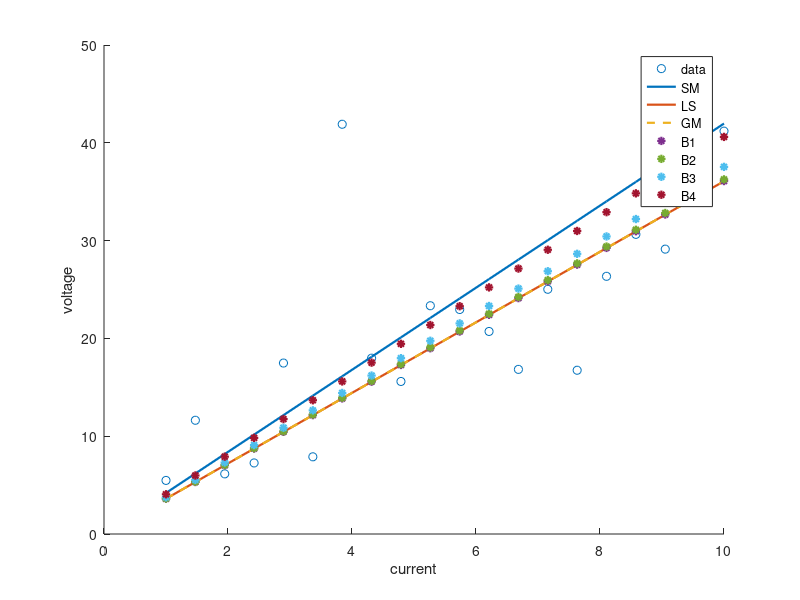
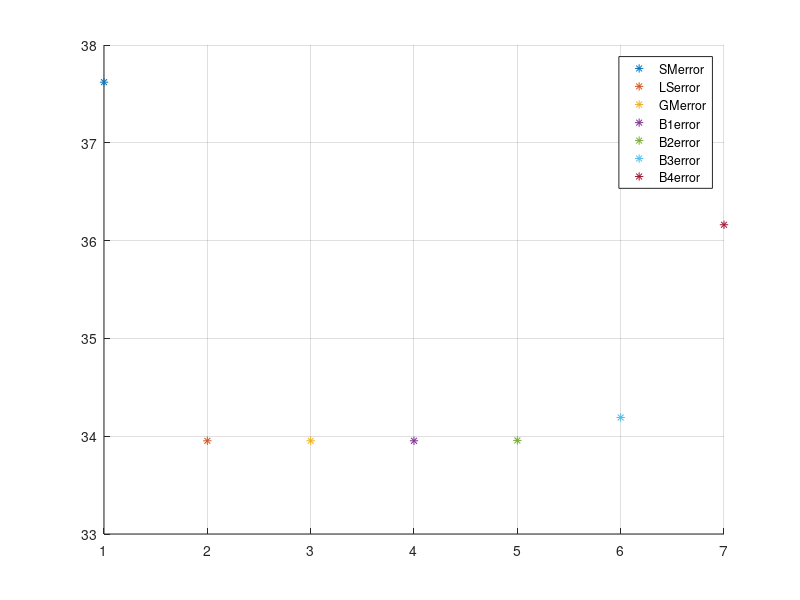

These charts were generated, in order, by the following MATLAB code:


% Sample Mean estimate
% Least Squares estimate
% Gauss-Markov estimate
% Bayesian estimate

clear
close all
clc
rng("default")

%% load data
% load Resistor_data_1.mat
load Resistor_data_2.mat

% figure("Name","voltage-current")
% scatter(I, V)
% xlabel("current")
% ylabel("voltage")

%% Sample mean estimate

R = V./I;
R_SM = mean(R);
V_SM = R_SM * I;

%% Linear Squares estimate

R_LS = I\V;
V_LS = R_LS * I;

%% Gauss-Markov estimate
% considering the variance of noise
% It is the weighted least squares estimate with the weight matrix is
% variance of noise

sigma_e = 5; 
Sigma_e2 = sigma_e^2 * eye(length(I));

R_GM = inv(I'*inv(Sigma_e2)*I)* I'*inv(Sigma_e2)*V;
V_GM = R_GM * I;

%% Bayesian estimate
% theta_hat = theta_bar + Sigma_thetad*inv(Sigma_dd)*(d-d_bar)

R_bar = R_SM;
V_bar = R_bar*I;

% the variance of R (the estimated parameters)
Sigma_R2 = [10, 1, 0.1, 0.01];

for i = 1:length(Sigma_R2)
    Sigma_V2 = Sigma_R2(i) * I * I' + Sigma_e2;
    Sigma_Re = Sigma_R2(i) * I';
    R_B(i) = R_bar + Sigma_Re * inv(Sigma_V2) * (V-V_bar);
    V_B(:,i) = R_B(i) * I;
end


%% plot
figure("Name","voltage-current_SM")
hold on
scatter(I, V)
plot(I, V_SM,"LineWidth",1.6)
plot(I, V_LS,"LineWidth",1.6)
plot(I, V_GM,'--', "LineWidth",1.6)
plot(I, V_B(:,1),'*', "LineWidth",1.6)
plot(I, V_B(:,2),'*', "LineWidth",1.6)
plot(I, V_B(:,3),'*', "LineWidth",1.6)
plot(I, V_B(:,4),'*', "LineWidth",1.6)
xlabel("current")
ylabel("voltage")
legend("data","SM","LS","GM","B1","B2","B3","B4")

%% evaluating

close all

% Sample mean estimation
SMerror = mean(sqrt((V_SM-V)'*(V_SM-V)));
% linear squares estimation
LSerror = mean(sqrt((V_LS-V)'*(V_LS-V)));
% Gauss-Markov estimation
GMerror = mean(sqrt((V_GM-V)'*(V_GM-V)));
% Bayesian estimation
B1error = mean(sqrt((V_B(:,1)-V)'*(V_B(:,1)-V)));
B2error = mean(sqrt((V_B(:,2)-V)'*(V_B(:,2)-V)));
B3error = mean(sqrt((V_B(:,3)-V)'*(V_B(:,3)-V)));
B4error = mean(sqrt((V_B(:,4)-V)'*(V_B(:,4)-V)));

figure(), 
hold on, grid on
plot(1,SMerror,"*")
plot(2,LSerror,"*")
plot(3,GMerror,"*")
plot(4,B1error,"*")
plot(5,B2error,"*")
plot(6,B3error,"*")
plot(7,B4error,"*")
legend("SMerror","LSerror","GMerror","B1error","B2error","B3error","B4error")






